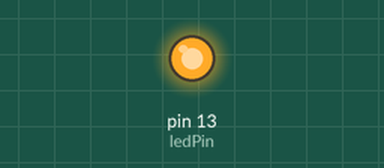
This sketch was run on a simulated Arduino Uno, built with avr-gcc and run on an emulated ATmega328P. Parts: output pins drawn as LEDs (lit = HIGH).

Above: at 1.0 s.
At 53.0 s:
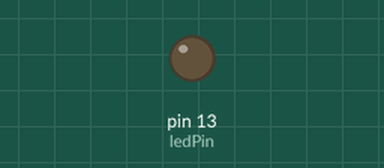
Timing chart, 0 to 59.2 s (numbered marks = the images above):
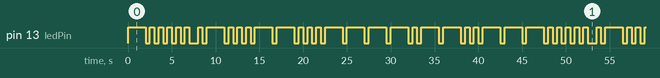

The sketch:

sketch_jul11a.ino
```cpp
const int ledPin = 13;


const int dot = 500;
const int dash = 2000;
const int offTime = 500;

void setup() {
  pinMode(ledPin, OUTPUT);
}

void loop() {

  digitalWrite(ledPin, HIGH); //T
  delay(dash);

  digitalWrite(ledPin, LOW);
  delay(offTime);

  digitalWrite(ledPin, HIGH);
  delay(dot);

  digitalWrite(ledPin, LOW);
  delay(offTime);

digitalWrite(ledPin, HIGH);
  delay(dot);

  digitalWrite(ledPin, LOW);
  delay(offTime);

  digitalWrite(ledPin, HIGH);
  delay(dot);

  digitalWrite(ledPin, LOW);
  delay(offTime);

  digitalWrite(ledPin, HIGH);
  delay(dot);

  digitalWrite(ledPin, LOW);
  delay(offTime);

  digitalWrite(ledPin, HIGH);
  delay(dot);

  digitalWrite(ledPin, LOW);
  delay(offTime);


  digitalWrite(ledPin, LOW);
  delay(offTime);


digitalWrite(ledPin, HIGH);
  delay(dot);

  digitalWrite(ledPin, LOW);
  delay(offTime);

  digitalWrite(ledPin, HIGH);
  delay(dash);

  digitalWrite(ledPin, LOW);
  delay(offTime);

  digitalWrite(ledPin, HIGH);
  delay(dot);

  digitalWrite(ledPin, LOW);
  delay(offTime);

  digitalWrite(ledPin, HIGH);
  delay(dot);

  digitalWrite(ledPin, LOW);
  delay(offTime);

  digitalWrite(ledPin, HIGH);
  delay(dot);

  digitalWrite(ledPin, LOW);
  delay(offTime);

  digitalWrite(ledPin, HIGH);
  delay(dash);

  digitalWrite(ledPin, LOW);
  delay(offTime);
  digitalWrite(ledPin, HIGH);
  delay(dash);

  digitalWrite(ledPin, LOW);
  delay(offTime);

  digitalWrite(ledPin, HIGH);
  delay(dot);

  digitalWrite(ledPin, LOW);
  delay(offTime);

  digitalWrite(ledPin, HIGH);
  delay(dot);

  digitalWrite(ledPin, LOW);
  delay(offTime);
  digitalWrite(ledPin, HIGH);
  delay(dot);

  digitalWrite(ledPin, LOW);
  delay(offTime);

  digitalWrite(ledPin, HIGH);
  delay(dash);

  digitalWrite(ledPin, LOW);
  delay(offTime);

  digitalWrite(ledPin, HIGH);
  delay(dash);

  digitalWrite(ledPin, LOW);
  delay(offTime);

  digitalWrite(ledPin, HIGH);
  delay(dash);

  digitalWrite(ledPin, LOW);
  delay(offTime);

  digitalWrite(ledPin, HIGH);
  delay(dash);

  digitalWrite(ledPin, LOW);
  delay(offTime);

  digitalWrite(ledPin, HIGH);
  delay(dot);

  digitalWrite(ledPin, LOW);
  delay(offTime);

  digitalWrite(ledPin, HIGH);
  delay(dash);

  digitalWrite(ledPin, LOW);
  delay(offTime);
  digitalWrite(ledPin, HIGH);
  delay(dash);

  digitalWrite(ledPin, LOW);
  delay(offTime);

  digitalWrite(ledPin, HIGH);
  delay(dot);

  digitalWrite(ledPin, LOW);
  delay(offTime);

  digitalWrite(ledPin, HIGH);
  delay(dot);

  digitalWrite(ledPin, LOW);
  delay(offTime);
  digitalWrite(ledPin, HIGH);
  delay(dash);

  digitalWrite(ledPin, LOW);
  delay(offTime);

  digitalWrite(ledPin, HIGH);
  delay(dash);

  digitalWrite(ledPin, LOW);
  delay(offTime);


}
```

Measured:
- by itself, pin 13 (ledPin): moves between LOW and HIGH, repeating every 45.5 s
- by itself, everything shown: repeats every 45.5 s, in 54 steps
